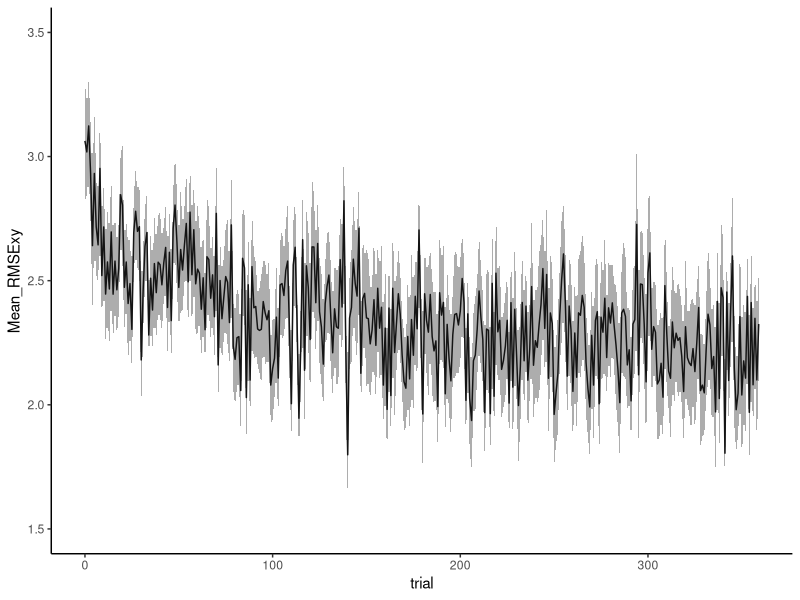

Write the R code that produced this figure.
# obstacle analysis script
library(ggplot2)
library(dplyr)

obsdual <- read.csv('DualObs_Data0305_DUALONLY.csv', header = TRUE)

obsdual <- tbl_df(obsdual)
obs_dual_train <- obsdual %>% filter(condition == 'train_dual') # looking only at training

# get means

taskmeans<- obs_dual_train %>% group_by(subject) %>% group_by(trial) %>% 
  summarise(Mean_RMSExy = mean(RMSExy, na.rm=TRUE), SD_RMSExy = sd(RMSExy, na.rm=TRUE), 
            SEM_RMSExy = SD_RMSExy/sqrt(length(unique(subject))))

# plot

taskplot <- ggplot(data=taskmeans, aes(x=trial, y=Mean_RMSExy)) +
  geom_line() + 
  geom_ribbon(aes(ymin=Mean_RMSExy-SEM_RMSExy, ymax=Mean_RMSExy+SEM_RMSExy),
              alpha=0.4) +
  theme(panel.grid.major = element_blank(), panel.grid.minor = element_blank(),
        panel.background = element_blank(), axis.line = element_line(colour = "black")) +
  ylim(1.5, 3.5)

print(taskplot)

# some basic statistics (dv -- RMSE)

block1<- obs_dual_train %>% filter(trial %in% c(0)) %>% group_by(subject) %>% summarise(RMSE = mean(RMSExy, na.rm=TRUE), block = mean(block5))
blocklast<- obs_dual_train %>% filter(trial %in% c(357,358,359)) %>% group_by(subject) %>% summarise(RMSE = mean(RMSExy, na.rm=TRUE), block = mean(block5))
adaptdf<- rbind(block1,blocklast)

adaptdf$block <- factor(adaptdf$block)
adaptdf$subject <- factor(adaptdf$subject)

RM_pv <- aov(RMSE ~ block + Error(subject/block), data=adaptdf)
summary(RM_pv)
